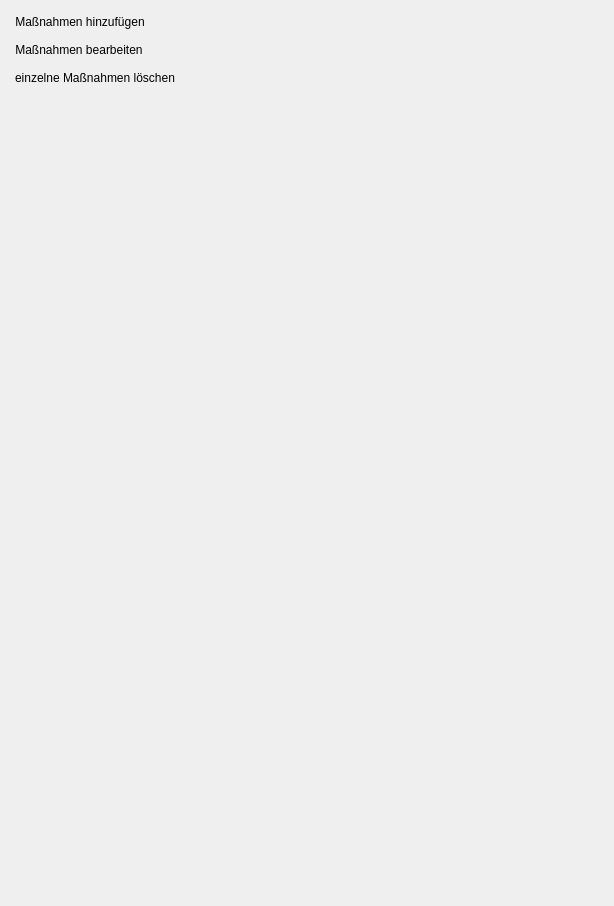
      <widget class="QWidget" name="page_2">
       <property name="geometry">
        <rect>
         <x>0</x>
         <y>0</y>
         <width>614</width>
         <height>906</height>
        </rect>
       </property>
       <attribute name="label">
        <string>punktuelle Maßnahmen</string>
       </attribute>
       <layout class="QVBoxLayout" name="verticalLayout_3">
        <item>
         <widget class="QPushButton" name="pushButton_23">
          <property name="sizePolicy">
           <sizepolicy hsizetype="Fixed" vsizetype="Fixed">
            <horstretch>0</horstretch>
            <verstretch>0</verstretch>
           </sizepolicy>
          </property>
          <property name="text">
           <string>Maßnahmen hinzufügen</string>
          </property>
          <property name="icon">
           <iconset>
            <normaloff>edit.png</normaloff>edit.png</iconset>
          </property>
          <property name="checkable">
           <bool>true</bool>
          </property>
          <property name="autoExclusive">
           <bool>true</bool>
          </property>
          <property name="flat">
           <bool>true</bool>
          </property>
         </widget>
        </item>
        <item>
         <widget class="QPushButton" name="pushButton_31">
          <property name="sizePolicy">
           <sizepolicy hsizetype="Fixed" vsizetype="Fixed">
            <horstretch>0</horstretch>
            <verstretch>0</verstretch>
           </sizepolicy>
          </property>
          <property name="text">
           <string>Maßnahmen bearbeiten</string>
          </property>
          <property name="icon">
           <iconset>
            <normaloff>edit.png</normaloff>edit.png</iconset>
          </property>
          <property name="checkable">
           <bool>true</bool>
          </property>
          <property name="autoExclusive">
           <bool>true</bool>
          </property>
          <property name="flat">
           <bool>true</bool>
          </property>
         </widget>
        </item>
        <item>
         <widget class="QPushButton" name="pushButton_22">
          <property name="sizePolicy">
           <sizepolicy hsizetype="Fixed" vsizetype="Fixed">
            <horstretch>0</horstretch>
            <verstretch>0</verstretch>
           </sizepolicy>
          </property>
          <property name="text">
           <string>einzelne Maßnahmen löschen</string>
          </property>
          <property name="icon">
           <iconset>
            <normaloff>edit.png</normaloff>edit.png</iconset>
          </property>
          <property name="checkable">
           <bool>true</bool>
          </property>
          <property name="autoExclusive">
           <bool>true</bool>
          </property>
          <property name="flat">
           <bool>true</bool>
          </property>
         </widget>
        </item>
        <item>
         <spacer name="verticalSpacer_2">
          <property name="orientation">
           <enum>Qt::Vertical</enum>
          </property>
          <property name="sizeHint" stdset="0">
           <size>
            <width>20</width>
            <height>40</height>
           </size>
          </property>
         </spacer>
        </item>
       </layout>
      </widget>
